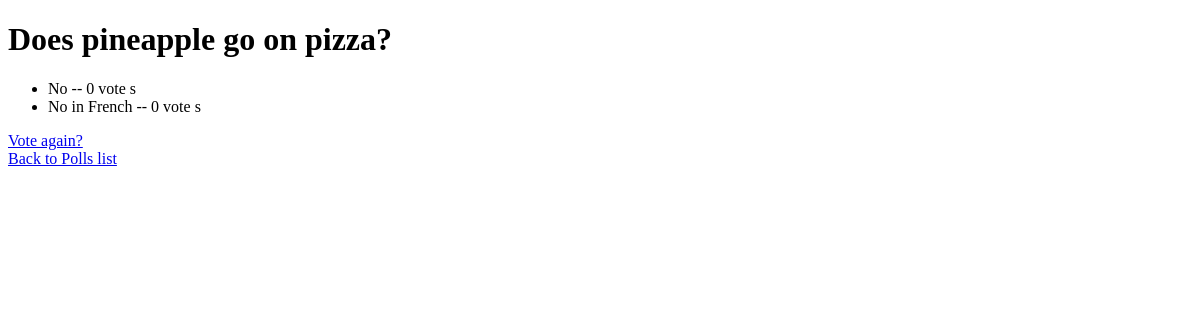
The page /polls/2/results/ on the database as committed earlier.
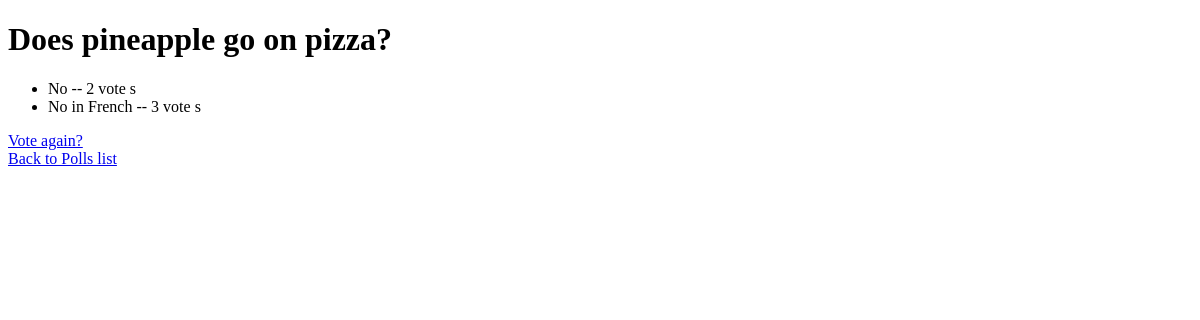
The same page on the database as committed later.
### polls/models.py (models this page shows, shortened)
class Question(models.Model):
    question_text  = models.CharField(max_length=200)
    pub_date = models.DateTimeField('date published')

class Choice(models.Model):
    question = models.ForeignKey(Question,on_delete=models.CASCADE)
    choice_text = models.CharField(max_length=200)
    votes = models.IntegerField(default=0)

### polls/views.py (the view)
# urls.py: path('<int:pk>/results/', views.ResultsView.as_view(), name='results'),
class ResultsView(generic.DetailView):
    model = Question
    template_name = 'polls/results.html'
    def get_queryset(self):
        return Question.objects.filter(pub_date__lte=timezone.now())

### polls/templates/polls/results.html
<!DOCTYPE html>
<h1>{{ question.question_text }}</h1>
<ul>
{% for choice in question.choice_set.all %}
    <li> {{choice.choice_text}} -- {{choice.votes}} vote {{choice.votes|pluralize}} </li>
{% endfor %}
</ul>
<a href="{% url 'polls:detail' question.id %}"> Vote again? </a><br>
<a href="{% url 'polls:index' %}">Back to Polls list</a>

Rows that differ between the two databases and show on the page:
changed Choice "No": votes "0" → "2"
changed Choice "No in French": votes "0" → "3"
